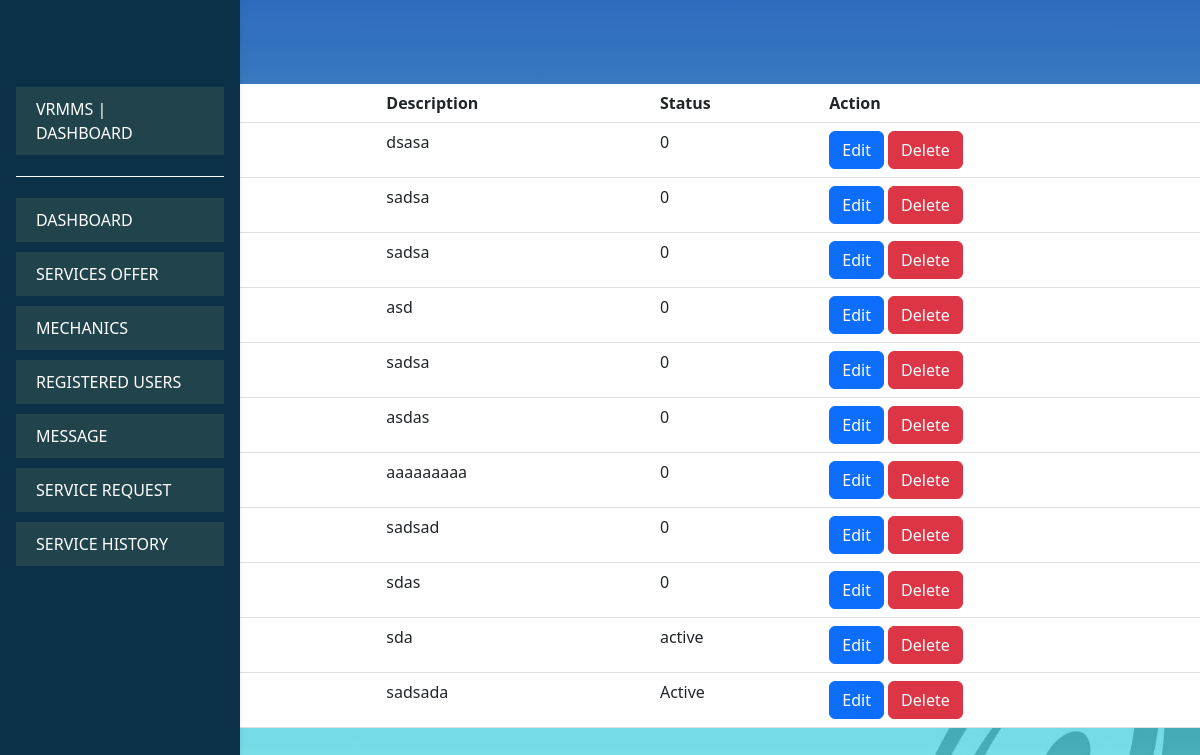
The page /Admin/Service_Offer.php on the database as committed earlier.
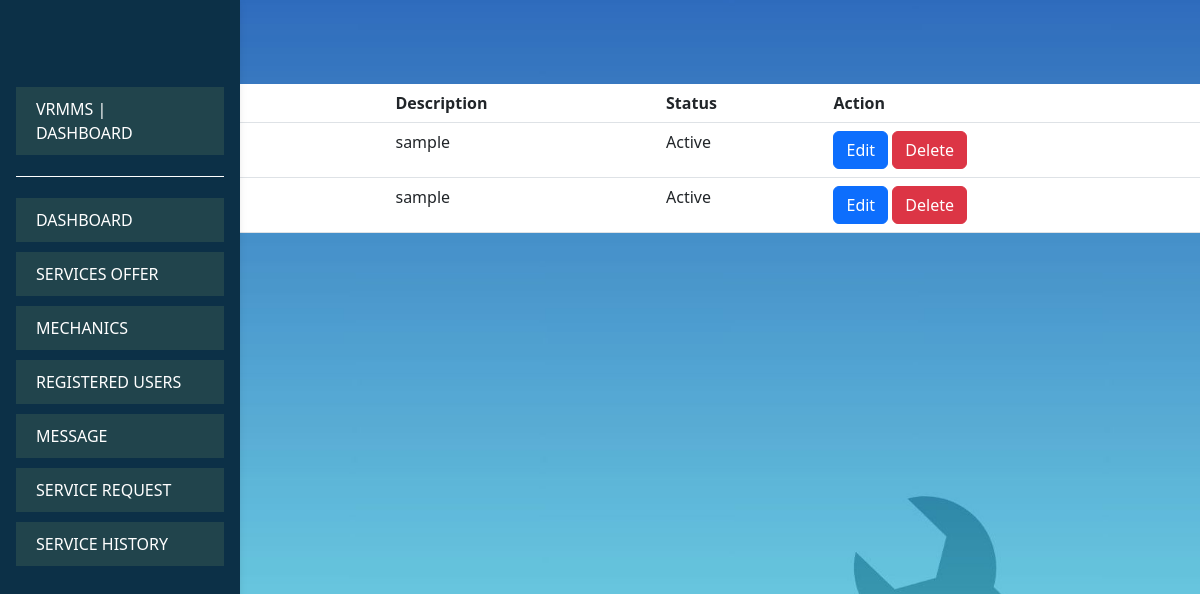
The same page on the database as committed later.
### tables this page shows
CREATE TABLE `services_offer` (
  `service_id` int(11) NOT NULL,
  `service_name` varchar(100) NOT NULL,
  `description` text NOT NULL,
  `type` varchar(20) NOT NULL,
  `status` varchar(20) NOT NULL
);

### Admin/Service_Offer.php (the view, shortened to what this page needs)
<?php
include('../connection.php');
echo '<h2>Service Offer</h2>';
echo '<a href="Service_Offer_Form.php" class="btn btn-success">Add Service</a>';
$sql = "SELECT * FROM services_offer";
$result = mysqli_query($con, $sql);
if (!$result) {
    echo "Error: " . mysqli_error($con);
} else {
    if (mysqli_num_rows($result) > 0) {
        echo '<table class="table">
                <thead>
                    <tr>
                        <th scope="col">#</th>
                        <th scope="col">Service Type</th>
                        <th scope="col">Description</th>
                        <th scope="col">Status</th>
                        <th scope="col">Action</th>
                    </tr>
                </thead>
                <tbody>';
        while ($row = mysqli_fetch_assoc($result)) {
            echo '<tr>
                    <td>' . $row['service_id'] . '</td>
                    <td>' . $row['type'] . '</td>
                    <td>' . $row['description'] . '</td>
                    <td>' . $row['status'] . '</td>
                    <td>
                    <a href="Service_Offer_Form.php?service_id=' . $row['service_id'] . '" class="btn btn-primary">Edit</a>
                    <a href="Delete_Service_Offer.php?service_id=' . $row['service_id'] . '" class="btn btn-danger">Delete</a>
                </td>
                  </tr>';
        }
        echo '</tbody></table>';
    } else {
        echo "No records found.";
    }
}
?>
<!DOCTYPE html>
<html lang="en">
<head>
     <link href="https://cdn.jsdelivr.net/npm/bootstrap@5.3.0/dist/css/bootstrap.min.css" rel="stylesheet"
>
     <link rel="stylesheet" href="../CSS/style.css">
     <link rel="stylesheet" href="../CSS/bg-style-a.css">
</head>
<body>
     <?php include "../common/admin-side-nav.php"?>
</body>
</html>

### common/admin-side-nav.php (shortened to what this page needs)
<nav id="main-navbar" class="navbar navbar-expand-lg navbar-white fixed-top">
</nav>
<nav id="sidebarMenu" class="sidebar">
     <div class="position-sticky">
          <div class="list-group list-group-flush mx-3 mt-4">
               <ul class="navbar-nav">
                    <li class="admin-text"><a href="" class="side-bar-link">VRMMS | DASHBOARD</a></li>
                    <hr style="color: white; opacity: 1;">
                    <li class="side-bar-link-section"><a href="Admin_Dashboard.php" class="side-bar-link">Dashboard</a></li>
                    <li class="side-bar-link-section"><a href="Service_Offer.php" class="side-bar-link">Services Offer</a></li>
                    <li class="side-bar-link-section"><a href="Mechanic.php" class="side-bar-link">Mechanics</a></li>
                    <li class="side-bar-link-section"><a href="Registered_Users.php" class="side-bar-link">Registered Users</a></li>
                    <li class="side-bar-link-section"><a href="" class="side-bar-link">Message</a></li>
                    <li class="side-bar-link-section"><a href="Service_Request.php" class="side-bar-link">Service Request</a></li>
                    <li class="side-bar-link-section"><a href="Service_History.php" class="side-bar-link">Service History</a></li>
               </ul>
          </div>
     </div>
</nav>

### CSS/bg-style-a.css (style rules this page uses)
body { background-image: url('../Assets/background-picture.jpg'); background-size: cover; background-repeat: no-repeat; background-attachment: fixed; }

### common/admin-side-nav.php (style rules this page uses)
.sidebar { position: fixed; top: 0; bottom: 0; left: 0; padding: 58px 0 0; box-shadow: 0 2px 5px 0 rgb(0 0 0 / 5%), 0 2px 10px 0 rgb(0 0 0 / 5%); width: 240px; z-index: 600; }
#sidebarMenu { background-color: color(srgb 0.0472 0.1883 0.2773); }
.side-bar-link { color: white !important; text-decoration: none !important; text-transform: uppercase; }
.side-bar-link-section, .admin-text { background-color: color(srgb 0.1294 0.2682 0.2997); padding: 10px 20px; margin: 5px 0px; }

Rows that differ between the two databases and show on the page:
removed services_offer: description "dsasa", status "0"
removed services_offer: description "sadsa", status "0"
removed services_offer: description "sadsa", status "0"
removed services_offer: description "asd", status "0"
removed services_offer: description "sadsa", status "0"
removed services_offer: description "asdas", status "0"
removed services_offer: description "aaaaaaaaa", status "0"
removed services_offer: description "sadsad", status "0"
removed services_offer: description "sdas", status "0"
removed services_offer: description "sda", status "active"
removed services_offer: description "sadsada", status "Active"
added services_offer: description "sample", status "Active"
added services_offer: description "sample", status "Active"
